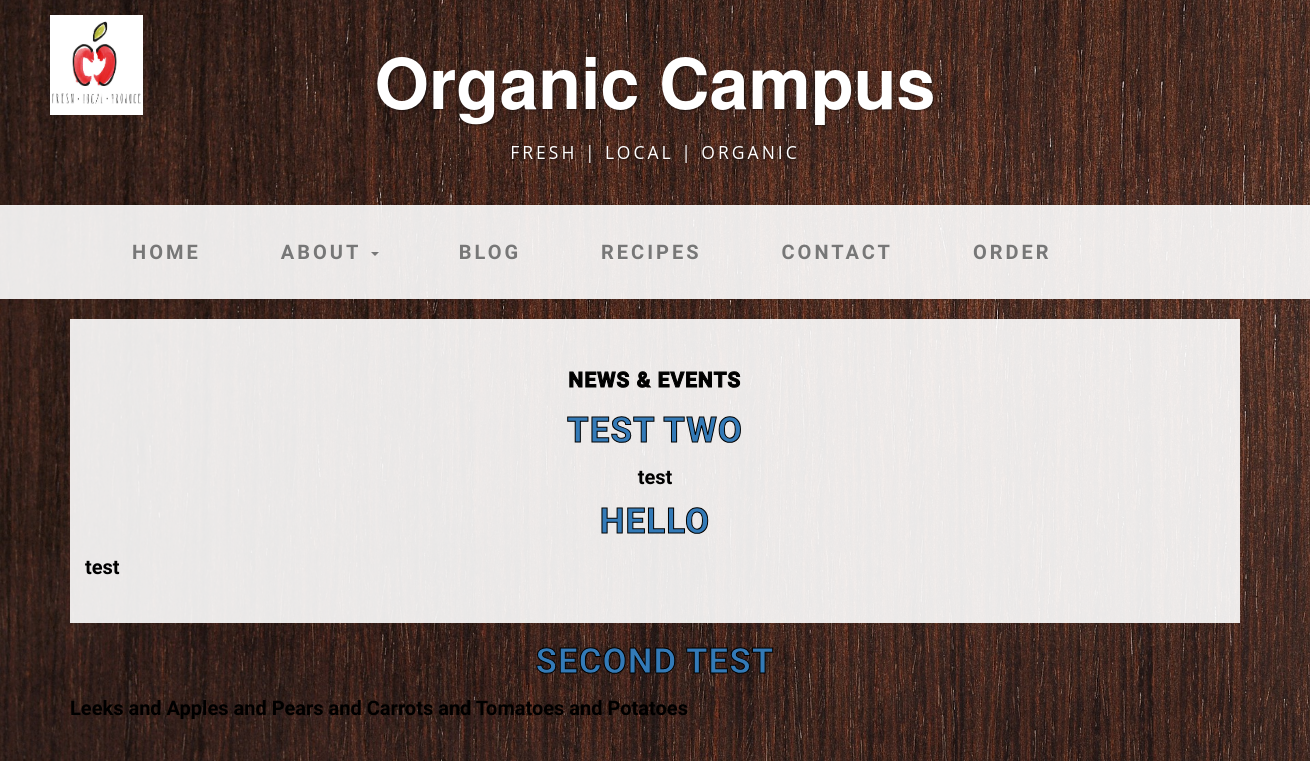
Page /post/ on the earlier database version.
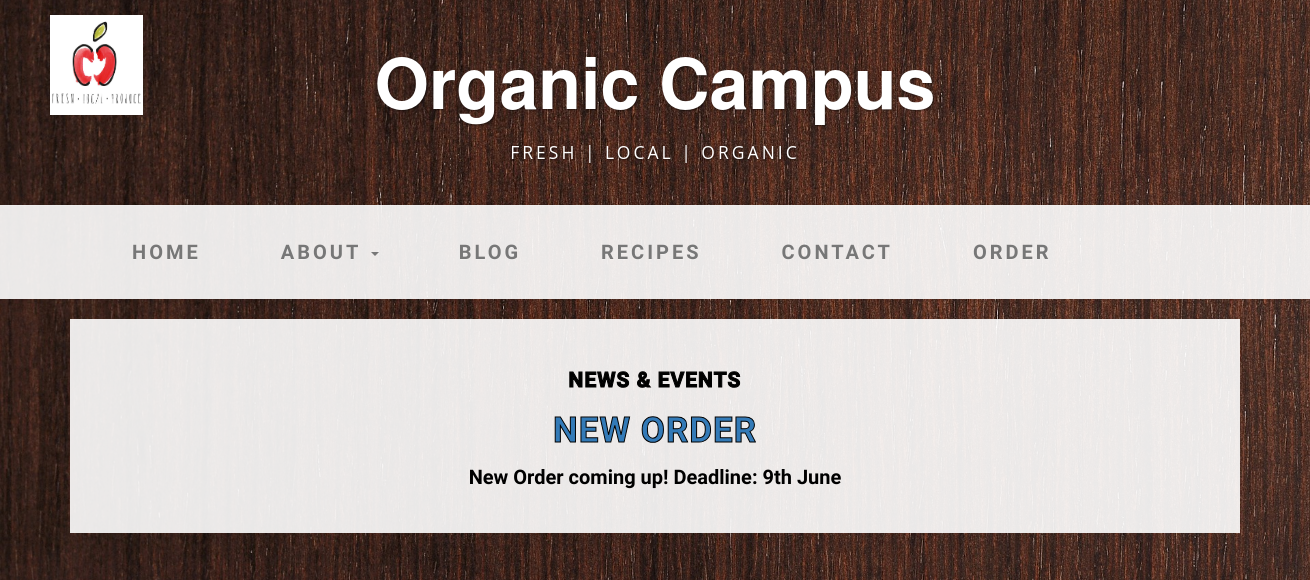
Same page on the later database version.
### blog/models.py (models this page shows, shortened)
class Post(models.Model):
    author = models.ForeignKey('auth.User')
    title = models.CharField(max_length=200)
    text = models.TextField()
    created_date = models.DateTimeField(
            default=timezone.now)
    published_date = models.DateTimeField(
            blank=True, null=True)

### blog/views.py (the view)
# urls.py: url(r'^post/$', views.post_list, name='post_list'),
def post_list(request):
    posts = Post.objects.filter(published_date__lte=timezone.now()).order_by('published_date')
    return render(request, 'blog/post_list.html', {'posts': posts})

### blog/templates/blog/post_list.html
{% extends 'blog/base.html' %}
{% block content %}
<h1 class="titleText">NEWS & EVENTS</h1>
{% for post in posts %}
<h2 class="intro-text text-center">
          <strong> <a href="{%url 'post_detail' pk=post.pk %}">{{ post.title }}</a> </strong>
        </h2>
        <p> {{ post.text|linebreaksbr }}</p>
    </div>
{% endfor %}
{% endblock %}

Differences in the rows shown:
removed Post: title "TEST TWO", text "test"
removed Post: title "HELLO", text "test"
removed Post: title "SECOND TEST", text "Leeks and Apples and Pears and Carrots and Tomatoes and Potatoes"
added Post: title "NEW ORDER", text "New Order coming up! Deadline: 9th June"
